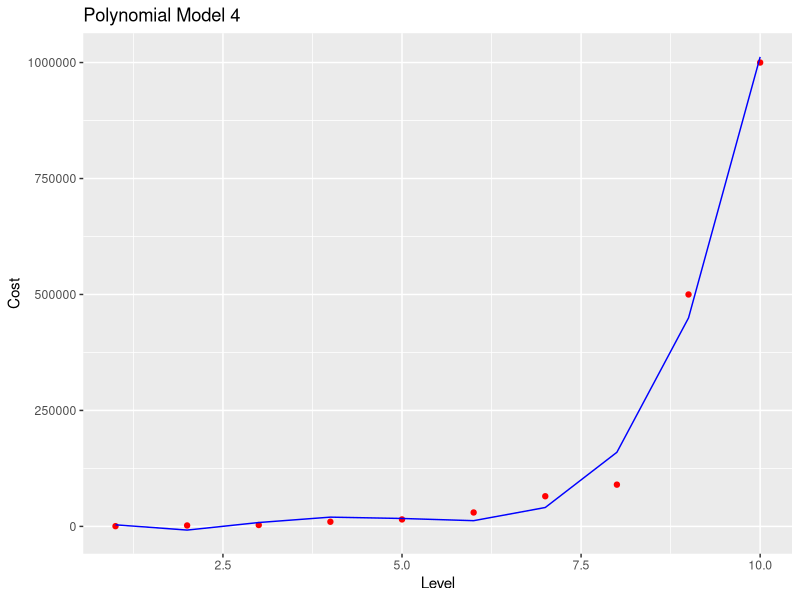

Generate this figure with R:
#Polynomial Regression
#ISC 215
#Joshua Meritt

#install.packages("ggplot2", repos = "http://cran.us.r-project.org")
library(ggplot2)

dataset = read.csv('Warranty_Data_Set.csv')
#Remove the unwanted column
dataset = dataset[2:3]

#Training the Linear model
Linear_Regression = lm(formula = Cost ~ Level, data = dataset)

#Training the Polynomial model
dataset$Level2 = dataset$Level^2
dataset$Level3 = dataset$Level^3
dataset$Level4 = dataset$Level^4

#Moving cost location using temp variable and removing old cost and temp variable
dataset$Cost_Temp = dataset$Cost
dataset$Cost = NULL
dataset$Cost = dataset$Cost_Temp
dataset$Cost_Temp = NULL

Polynomial_Regression = lm(formula = Cost ~ ., data = dataset)
summary(Polynomial_Regression)

#Visualize linear result - Results are not close at all and Polynomial model gets closer the more levels
# ggplot() +
#   geom_point(aes(x = dataset$Level, y = dataset$Cost),
#              colour = 'red') +
#   geom_line(aes(x = dataset$Level, y = predict(Linear_Regression, newdata = dataset)),
#             colour = 'blue') +
#   ggtitle('Linear Model') +
#   xlab('Level') + ylab('Cost')

#Visualize the Polynomial result
ggplot() + 
  geom_point(aes(x = dataset$Level, y = dataset$Cost), 
             colour = 'red') + 
  geom_line(aes(x = dataset$Level, y = predict(Polynomial_Regression, newdata = dataset)),
            colour = 'blue') + 
  ggtitle('Polynomial Model 4') + 
  xlab('Level') + ylab('Cost')

